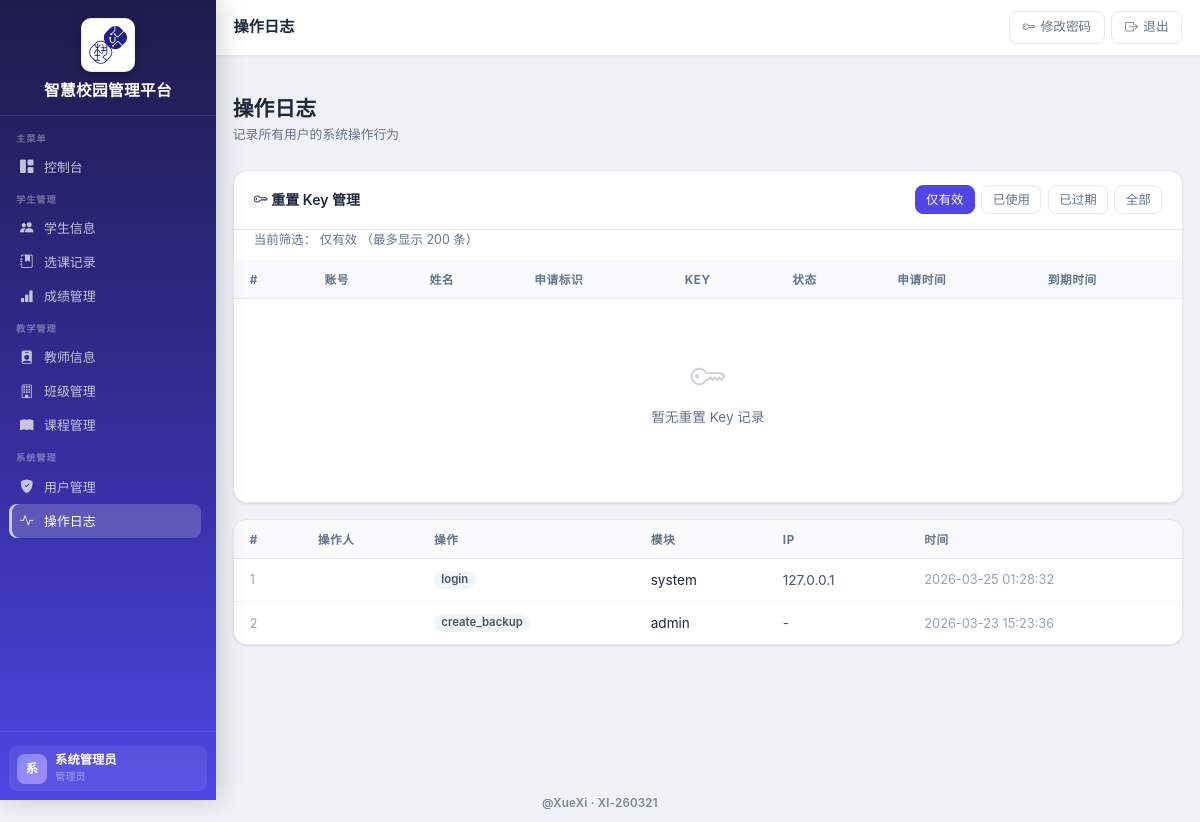
/ops-log (signed in), run on an earlier commit of the app's database.
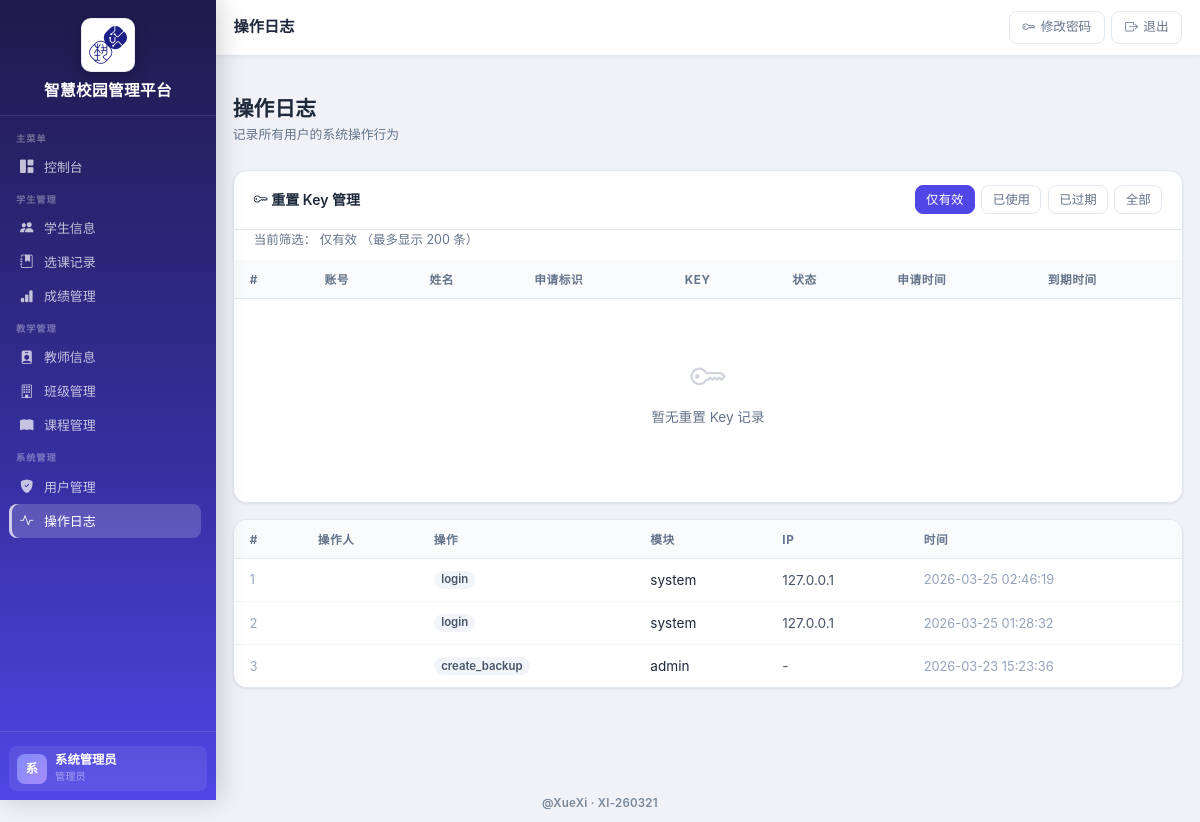
And on a later commit of the database.
### app.py (models this page shows, shortened)
class User(db.Model):
    __tablename__ = "users"
    id = db.Column(db.Integer, primary_key=True)
    username = db.Column(db.String(50), unique=True, nullable=False)
    password = db.Column(db.String(255), nullable=False)
    full_name = db.Column(db.String(100), nullable=False)
    role = db.Column(db.String(20), nullable=False, default="student")  # admin, teacher, student
    email = db.Column(db.String(100))
    phone = db.Column(db.String(20))
    is_active = db.Column(db.Boolean, default=True)
    created_at = db.Column(db.DateTime, default=datetime.utcnow)
    updated_at = db.Column(db.DateTime, default=datetime.utcnow, onupdate=datetime.utcnow)

class OperationLog(db.Model):
    __tablename__ = "operation_logs"
    id = db.Column(db.Integer, primary_key=True)
    user_id = db.Column(db.Integer, db.ForeignKey("users.id"))
    action = db.Column(db.String(100), nullable=False)
    module = db.Column(db.String(50))  # 模块名 student, course, score
    record_id = db.Column(db.Integer)
    details = db.Column(db.Text)
    created_at = db.Column(db.DateTime, default=datetime.utcnow)
    updated_at = db.Column(db.DateTime, default=datetime.utcnow, onupdate=datetime.utcnow)

### app.py (the view)
@app.route("/ops-log")
@role_required("admin")
def list_ops_log():
    now = datetime.utcnow()
    key_status = request.args.get("key_status", "valid").strip().lower()
    logs = OperationLog.query.order_by(OperationLog.created_at.desc()).limit(500).all()
    reset_keys_q = (
        db.session.query(PasswordResetKey, User.username, User.full_name)
        .outerjoin(User, PasswordResetKey.user_id == User.id)
    )
    if key_status == "used":
        reset_keys_q = reset_keys_q.filter(PasswordResetKey.is_used.is_(True))
    elif key_status == "expired":
        reset_keys_q = reset_keys_q.filter(
            PasswordResetKey.is_used.is_(False),
            PasswordResetKey.expires_at < now,
        )
    elif key_status == "all":
        pass
    else:
        key_status = "valid"
        reset_keys_q = reset_keys_q.filter(
            PasswordResetKey.is_used.is_(False),
            PasswordResetKey.expires_at >= now,
        )
    reset_keys = (
        reset_keys_q
        .order_by(PasswordResetKey.created_at.desc())
        .limit(200)
        .all()
    )
    return render_template(
        "admin/logs.html",
        logs=logs,
        reset_keys=reset_keys,
        key_status=key_status,
        now=now,
    )

### app.py (called while the page is built)
def role_required(*roles):
    def decorator(f):
        @wraps(f)
        def decorated_function(*args, **kwargs):
            user_id = session.get("user_id")
            if not user_id:
                flash("请先登录", "warning")
                return redirect(url_for("login"))
            user = User.query.get(user_id)
            if not user or not user.is_active:
                session.clear()
                flash("登录状态已失效，请重新登录", "warning")
                return redirect(url_for("login"))
            if user.role not in roles:
                flash("权限不足", "danger")
                return redirect(url_for("dashboard"))
            return f(*args, **kwargs)
        return decorated_function
    return decorator

@app.context_processor
def inject_role_flags():
    role = session.get("role")
    user_id = session.get("user_id")
    return {
        "is_counselor": role == "teacher" and _is_counselor(user_id)
    }

### templates/admin/logs.html (shortened to what this page needs)
﻿{% extends "base.html" %}
{% block page_title %}操作日志{% endblock %}
{% block content %}
<div class="page-header">
  <div>
    <h1 class="page-title">操作日志</h1>
    <p class="page-subtitle">记录所有用户的系统操作行为</p>
  </div>
</div>
<div class="table-card" style="margin-bottom:1rem">
  <div class="table-toolbar">
    <div class="fw-semibold"><i class="bi bi-key"></i> 重置 Key 管理</div>
    <div class="d-flex" style="gap:.4rem;flex-wrap:wrap">
      <a href="{{ url_for('list_ops_log', key_status='valid') }}" class="btn btn-sm {% if key_status == 'valid' %}btn-primary{% else %}btn-outline-secondary{% endif %}">仅有效</a>
      <a href="{{ url_for('list_ops_log', key_status='used') }}" class="btn btn-sm {% if key_status == 'used' %}btn-primary{% else %}btn-outline-secondary{% endif %}">已使用</a>
      <a href="{{ url_for('list_ops_log', key_status='expired') }}" class="btn btn-sm {% if key_status == 'expired' %}btn-primary{% else %}btn-outline-secondary{% endif %}">已过期</a>
      <a href="{{ url_for('list_ops_log', key_status='all') }}" class="btn btn-sm {% if key_status == 'all' %}btn-primary{% else %}btn-outline-secondary{% endif %}">全部</a>
    </div>
  </div>
  <div style="padding:0 1.25rem .65rem;font-size:.78rem;color:#64748b">
    当前筛选：
    {% if key_status == 'valid' %}仅有效{% elif key_status == 'used' %}已使用{% elif key_status == 'expired' %}已过期{% else %}全部{% endif %}
    （最多显示 200 条）
  </div>
  <div class="table-responsive">
    <table class="table">
      <thead>
        <tr>
          <th>#</th>
          <th>账号</th>
          <th>姓名</th>
          <th>申请标识</th>
          <th>Key</th>
          <th>状态</th>
          <th>申请时间</th>
          <th>到期时间</th>
        </tr>
      </thead>
      <tbody>
        {% if reset_keys %}
        {% for item in reset_keys %}
        {% set key_row = item[0] %}
        {% set username = item[1] %}
        {% set full_name = item[2] %}
        <tr>
          <td style="color:#94a3b8;font-size:.78rem">{{ loop.index }}</td>
          <td><code style="background:#f1f5f9;padding:.15em .45em;border-radius:.3rem;font-size:.8rem">{{ username or '' }}</code></td>
          <td class="fw-semibold">{{ full_name or '' }}</td>
          <td>{{ key_row.requested_identifier or '' }}</td>
          <td><code style="background:#eef2ff;color:#4338ca;padding:.15em .45em;border-radius:.3rem;font-size:.8rem">{{ key_row.reset_key }}</code></td>
          <td>
            {% if key_row.is_used %}
            <span class="badge badge-secondary">已使用</span>
            {% elif key_row.expires_at and key_row.expires_at < now %}
            <span class="badge badge-danger">已过期</span>
            {% else %}
            <span class="badge badge-success">有效</span>
            {% endif %}
          </td>
          <td style="color:#94a3b8;font-size:.8rem">{{ key_row.created_at.strftime('%Y-%m-%d %H:%M:%S') if key_row.created_at else '' }}</td>
          <td style="color:#94a3b8;font-size:.8rem">{{ key_row.expires_at.strftime('%Y-%m-%d %H:%M:%S') if key_row.expires_at else '' }}</td>
        </tr>
        {% endfor %}
        {% else %}
        <tr>
          <td colspan="8">
            <div class="no-data">
              <i class="bi bi-key"></i>
              <p>暂无重置 Key 记录</p>
            </div>
          </td>
        </tr>
        {% endif %}
      </tbody>
    </table>
  </div>
</div>
<div class="table-card">
  <div class="table-responsive">
    <table class="table">
      <thead>
        <tr>
          <th>#</th>
          <th>操作人</th>
          <th>操作</th>
          <th>模块</th>
          <th>IP</th>
          <th>时间</th>
        </tr>
      </thead>
      <tbody>
        {% if logs %}
        {% for log in logs %}
        {% set ip = '' %}
        {% if log.details and 'IP=' in log.details %}
        {% set ip = log.details.split('IP=', 1)[1].split(';', 1)[0].strip().split('|', 1)[0].strip() %}
        {% endif %}
        <tr>
          <td style="color:#94a3b8;font-size:.78rem">{{ loop.index }}</td>
          <td class="fw-semibold">{{ log.user.full_name if log.user else '' }}</td>
          <td>
            {% if log.action == 'create' %}
            <span class="badge badge-success">新增</span>
            {% elif log.action == 'update' %}
            <span class="badge badge-info">修改</span>
            {% elif log.action == 'delete' %}
            <span class="badge badge-danger">删除</span>
            {% else %}
            <span class="badge badge-secondary">{{ log.action }}</span>
            {% endif %}
          </td>
          <td>{{ log.module or '' }}</td>
          <td style="color:#475569">{{ ip or '-' }}</td>
          <td style="color:#94a3b8;font-size:.8rem">{{ log.created_at.strftime('%Y-%m-%d %H:%M:%S') if log.created_at else '' }}</td>
        </tr>
        {% endfor %}
        {% endif %}
      </tbody>
    </table>
  </div>
</div>
{% endblock %}

### templates/base.html (shortened to what this page needs)
﻿<!DOCTYPE html>
<html lang="zh-CN">
<head>
  <link href="https://cdn.jsdelivr.net/npm/bootstrap@5.3.3/dist/css/bootstrap.min.css" rel="stylesheet">
  <link rel="stylesheet" href="https://cdn.jsdelivr.net/npm/bootstrap-icons@1.11.0/font/bootstrap-icons.css">
  <link rel="stylesheet" href="{{ url_for('static', filename='style.css') }}">
</head>
<body>
{% set auth_endpoints = ['login', 'forgot_password', 'reset_password_with_key', 'auth.login', 'auth.forgot_password', 'auth.reset_password_with_key'] %}
{% set show_app_shell = 'user_id' in session and (request.endpoint or '') not in auth_endpoints %}
{% if show_app_shell %}
<aside class="sidebar" id="sidebar">
  <div class="sidebar-brand">
    <div class="brand-logo">
      <img src="{{ url_for('static', filename='images/logo.png') }}" alt="JY Logo">
    </div>
    <div class="brand-name">智慧校园管理平台</div>
  </div>
  <nav class="sidebar-nav" id="sidebarNav">
    <div class="sidebar-section">
      <div class="sidebar-section-label">主菜单</div>
      <a class="sidebar-link {% if request.endpoint == 'dashboard' %}active{% endif %}"
         href="{{ url_for('dashboard') }}">
        <i class="bi bi-grid-1x2-fill nav-icon"></i> 控制台
      </a>
    </div>
    <div class="sidebar-section">
      <div class="sidebar-section-label">学生管理</div>
      {% if session.role != 'teacher' or is_counselor %}
      <a class="sidebar-link {% if 'student' in (request.endpoint or '') and 'score' not in (request.endpoint or '') %}active{% endif %}"
         href="{{ url_for('list_students') }}">
        <i class="bi bi-people-fill nav-icon"></i> {% if session.role == 'student' %}我的信息{% else %}学生信息{% endif %}
      </a>
      {% if session.role != 'student' %}
      <a class="sidebar-link {% if 'enrollment' in (request.endpoint or '') %}active{% endif %}"
         href="{{ url_for('list_enrollments') }}">
        <i class="bi bi-journal-bookmark-fill nav-icon"></i> 选课记录
      </a>
      {% endif %}
      {% endif %}
      <a class="sidebar-link {% if 'score' in (request.endpoint or '') %}active{% endif %}"
         href="{{ url_for('list_scores') }}">
        <i class="bi bi-bar-chart-fill nav-icon"></i> 成绩管理
      </a>
    </div>
    {% if session.role in ['admin', 'teacher'] %}
    <div class="sidebar-section">
      <div class="sidebar-section-label">教学管理</div>
      <a class="sidebar-link {% if 'teacher' in (request.endpoint or '') %}active{% endif %}"
         href="{{ url_for('list_teachers') }}">
        <i class="bi bi-person-badge-fill nav-icon"></i> 教师信息
      </a>
      {% if session.role == 'admin' or (session.role == 'teacher' and is_counselor) %}
      <a class="sidebar-link {% if 'class' in (request.endpoint or '') %}active{% endif %}"
         href="{{ url_for('list_classes') }}">
        <i class="bi bi-building nav-icon"></i> 班级管理
      </a>
      {% endif %}
      <a class="sidebar-link {% if 'course' in (request.endpoint or '') %}active{% endif %}"
         href="{{ url_for('list_courses') }}">
        <i class="bi bi-book-fill nav-icon"></i> 课程管理
      </a>
    </div>
    {% endif %}
    {% if session.role == 'admin' %}
    <div class="sidebar-section">
      <div class="sidebar-section-label">系统管理</div>
      <a class="sidebar-link {% if 'user' in (request.endpoint or '') %}active{% endif %}"
         href="{{ url_for('list_users') }}">
        <i class="bi bi-shield-fill-check nav-icon"></i> 用户管理
      </a>
      <a class="sidebar-link {% if request.endpoint == 'list_ops_log' %}active{% endif %}"
         href="{{ url_for('list_ops_log') }}">
        <i class="bi bi-activity nav-icon"></i> 操作日志
      </a>
    </div>
    {% endif %}
  </nav>
  <div class="sidebar-footer">
    <div class="sidebar-user">
      <div class="sidebar-user-avatar">{{ (session.full_name or session.username or '?')[0] | upper }}</div>
      <div class="sidebar-user-info">
        <div class="u-name">{{ session.full_name or session.username }}</div>
        <div class="u-role">
          {% if session.role == 'admin' %}管理员
          {% elif session.role == 'teacher' %}教师
          {% else %}学生{% endif %}
        </div>
      </div>
    </div>
  </div>
</aside>
<header class="topbar">
  <div class="topbar-title">{% block page_title %}{% endblock %}</div>
  <div class="topbar-actions">
    <a href="{{ url_for('change_password') }}" class="topbar-btn d-none d-md-inline-flex">
      <i class="bi bi-key"></i> 修改密码
    </a>
    <a href="{{ url_for('logout') }}" class="topbar-btn btn-exit js-logout-trigger" aria-label="退出登录">
      <i class="bi bi-box-arrow-right"></i> 退出
    </a>
  </div>
</header>
<main class="main-content">
  <div class="page-container">
{% else %}
<main>
{% endif %}
{% block content %}{% endblock %}
{% if show_app_shell %}
  </div>
</main>
{% else %}
</main>
{% endif %}
<div class="global-signature">@XueXi · XI-260321</div>
</body>
</html>

What changed in the data, as far as the page shows it:
added OperationLog: action "login", module "system", ip "127.0.0.1", created_at "2026-03-25 02:46:19"
